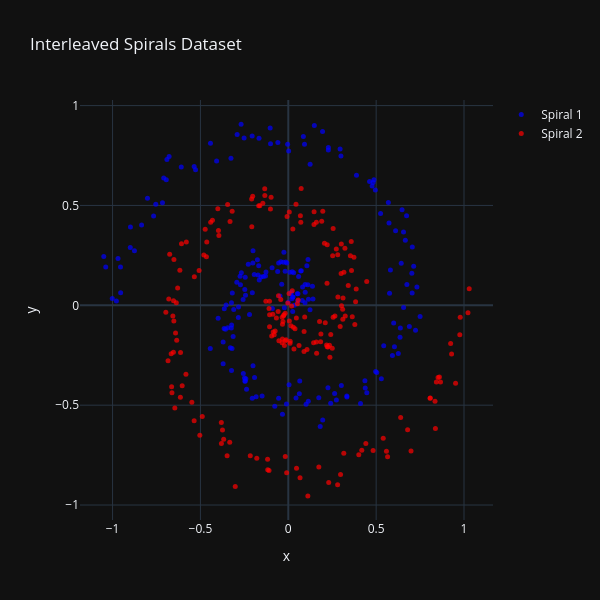

Notebook source saved alongside this figure:
### Code cell
# Visualize spiral data
fig = go.Figure()

for label, name, color in [(0, "Spiral 1", "blue"), (1, "Spiral 2", "red")]:
    mask = y == label
    fig.add_trace(
        go.Scatter(
            x=X[mask, 0].cpu().numpy(),
            y=X[mask, 1].cpu().numpy(),
            mode="markers",
            name=name,
            marker=dict(size=5, color=color, opacity=0.7),
        )
    )

fig.update_layout(
    title="Interleaved Spirals Dataset",
    xaxis_title="x",
    yaxis_title="y",
    template=plotly_template,
    width=600,
    height=600,
)
fig.show()

### Figure 1 — Plotly figure (JSON) as saved in the notebook; plotly's stock layout.template omitted (floating-point values rounded to 4 significant figures; data arrays with more than 128 entries replaced by an {"elided": "..."} marker saying what was removed)
{"data": [{"marker": {"color": "blue", "opacity": 0.7, "size": 5}, "mode": "markers", "name": "Spiral 1", "type": "scatter", "x": {"elided": "200 float values"}, "y": {"elided": "200 float values"}}, {"marker": {"color": "red", "opacity": 0.7, "size": 5}, "mode": "markers", "name": "Spiral 2", "type": "scatter", "x": {"elided": "200 float values"}, "y": {"elided": "200 float values"}}], "layout": {"height": 600, "title": {"text": "Interleaved Spirals Dataset"}, "width": 600, "xaxis": {"title": {"text": "x"}}, "yaxis": {"title": {"text": "y"}}}}
